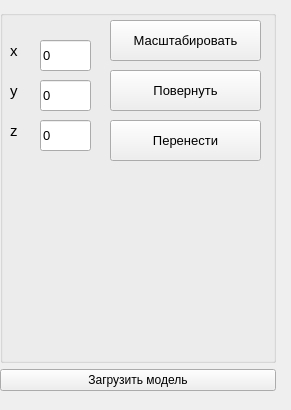
<?xml version="1.0" encoding="UTF-8"?>
<ui version="4.0">
 <class>MyController</class>
 <widget class="QWidget" name="MyController">
  <property name="geometry">
   <rect>
    <x>0</x>
    <y>0</y>
    <width>291</width>
    <height>410</height>
   </rect>
  </property>
  <property name="sizePolicy">
   <sizepolicy hsizetype="Fixed" vsizetype="Preferred">
    <horstretch>0</horstretch>
    <verstretch>0</verstretch>
   </sizepolicy>
  </property>
  <property name="minimumSize">
   <size>
    <width>200</width>
    <height>400</height>
   </size>
  </property>
  <property name="windowTitle">
   <string>Form</string>
  </property>
  <widget class="QWidget" name="verticalLayoutWidget">
   <property name="geometry">
    <rect>
     <x>0</x>
     <y>10</y>
     <width>276</width>
     <height>381</height>
    </rect>
   </property>
   <layout class="QVBoxLayout" name="verticalLayout_2">
    <item>
     <widget class="QGroupBox" name="groupBox">
      <property name="font">
       <font>
        <pointsize>10</pointsize>
       </font>
      </property>
      <property name="title">
       <string/>
      </property>
      <widget class="QLabel" name="label_2">
       <property name="geometry">
        <rect>
         <x>10</x>
         <y>30</y>
         <width>41</width>
         <height>21</height>
        </rect>
       </property>
       <property name="font">
        <font>
         <pointsize>11</pointsize>
        </font>
       </property>
       <property name="text">
        <string>х</string>
       </property>
      </widget>
      <widget class="QLabel" name="label_3">
       <property name="geometry">
        <rect>
         <x>10</x>
         <y>70</y>
         <width>41</width>
         <height>21</height>
        </rect>
       </property>
       <property name="font">
        <font>
         <pointsize>11</pointsize>
        </font>
       </property>
       <property name="text">
        <string>y</string>
       </property>
      </widget>
      <widget class="QLineEdit" name="xEdit">
       <property name="geometry">
        <rect>
         <x>40</x>
         <y>30</y>
         <width>51</width>
         <height>31</height>
        </rect>
       </property>
       <property name="text">
        <string>0</string>
       </property>
      </widget>
      <widget class="QLineEdit" name="yEdit">
       <property name="geometry">
        <rect>
         <x>40</x>
         <y>70</y>
         <width>51</width>
         <height>31</height>
        </rect>
       </property>
       <property name="text">
        <string>0</string>
       </property>
      </widget>
      <widget class="QLineEdit" name="zEdit">
       <property name="geometry">
        <rect>
         <x>40</x>
         <y>110</y>
         <width>51</width>
         <height>31</height>
        </rect>
       </property>
       <property name="text">
        <string>0</string>
       </property>
      </widget>
      <widget class="QLabel" name="label_4">
       <property name="geometry">
        <rect>
         <x>10</x>
         <y>110</y>
         <width>41</width>
         <height>21</height>
        </rect>
       </property>
       <property name="font">
        <font>
         <pointsize>11</pointsize>
        </font>
       </property>
       <property name="text">
        <string>z</string>
       </property>
      </widget>
      <widget class="QPushButton" name="rotateButton">
       <property name="geometry">
        <rect>
         <x>110</x>
         <y>60</y>
         <width>151</width>
         <height>41</height>
        </rect>
       </property>
       <property name="text">
        <string>Повернуть</string>
       </property>
      </widget>
      <widget class="QPushButton" name="scaleButton">
       <property name="geometry">
        <rect>
         <x>110</x>
         <y>10</y>
         <width>151</width>
         <height>41</height>
        </rect>
       </property>
       <property name="text">
        <string>Масштабировать</string>
       </property>
      </widget>
      <widget class="QPushButton" name="moveButton">
       <property name="geometry">
        <rect>
         <x>110</x>
         <y>110</y>
         <width>151</width>
         <height>41</height>
        </rect>
       </property>
       <property name="text">
        <string>Перенести</string>
       </property>
      </widget>
     </widget>
    </item>
    <item>
     <widget class="QPushButton" name="fileButton">
      <property name="text">
       <string>Загрузить модель</string>
      </property>
     </widget>
    </item>
   </layout>
  </widget>
 </widget>
 <resources/>
 <connections/>
</ui>
